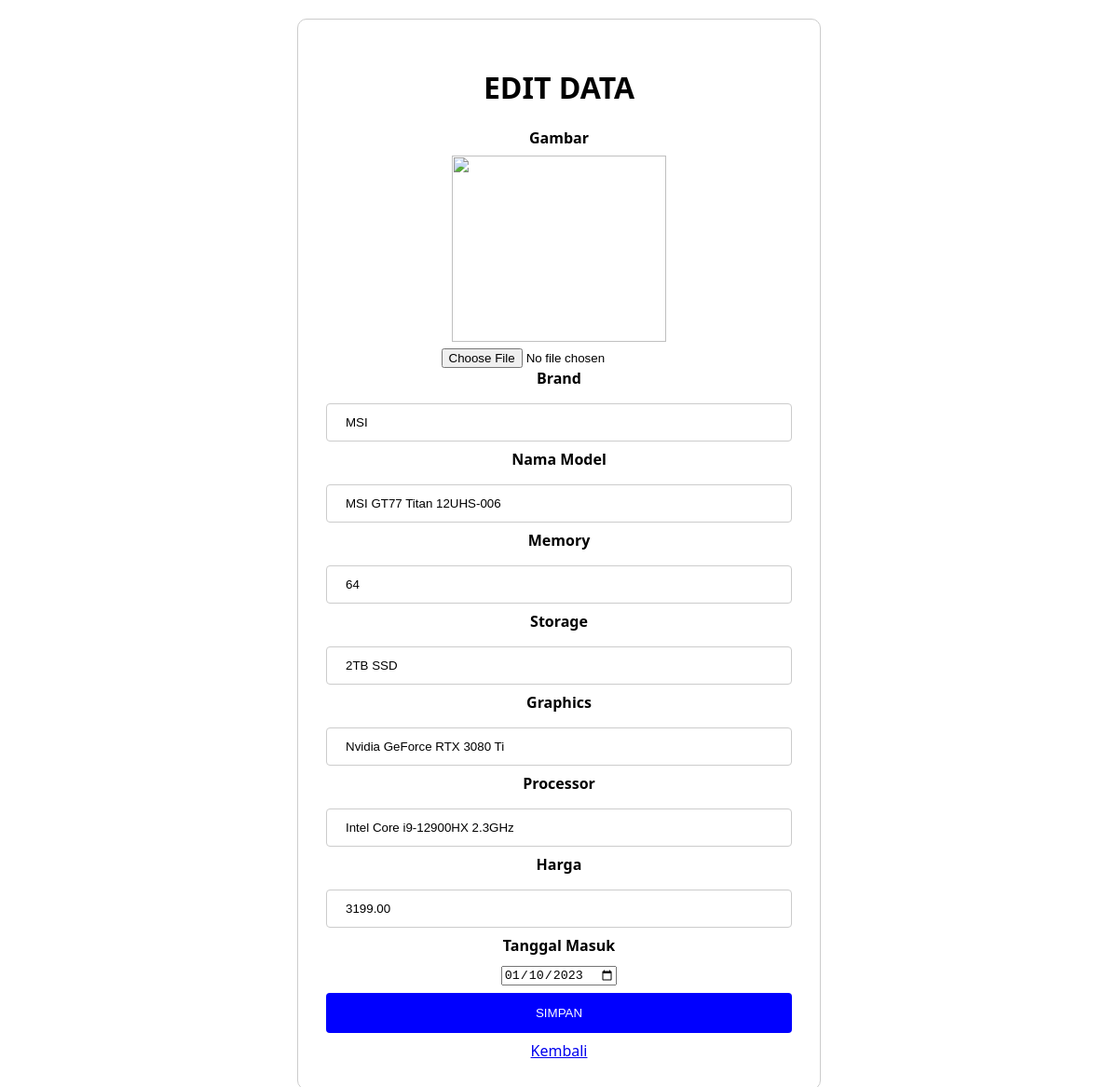
Before: /edit.php?id=9 (signed in) with the older database file.
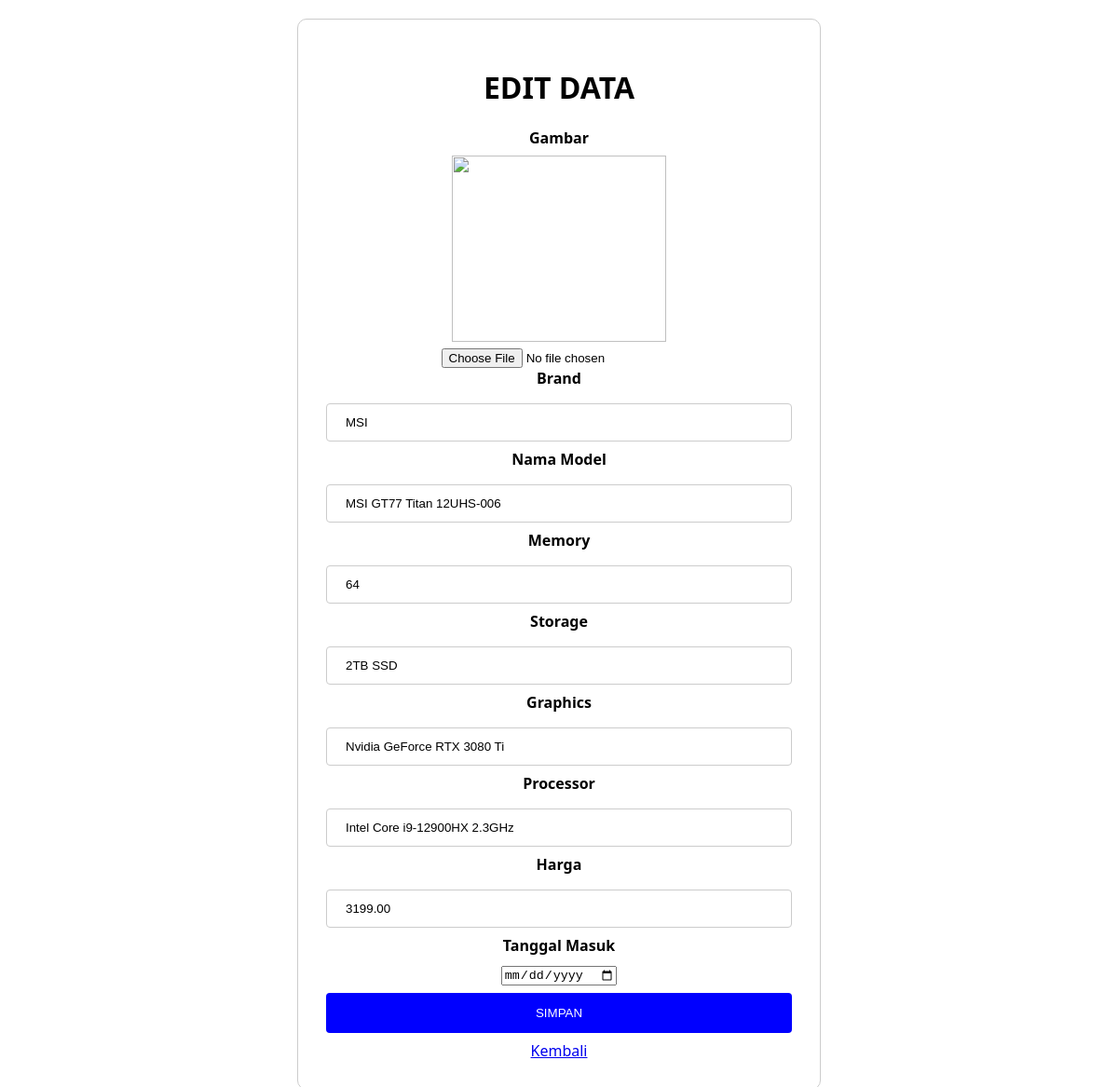
After: the same page with the newer database file.
### tables this page shows
CREATE TABLE `laptops` (
  `id` int(11) NOT NULL,
  `brand` varchar(255) NOT NULL,
  `image` varchar(255) NOT NULL,
  `model` varchar(255) NOT NULL,
  `price` decimal(10,2) NOT NULL,
  `processor` text NOT NULL,
  `memory` int(11) NOT NULL,
  `storage` varchar(255) NOT NULL,
  `graphics` varchar(255) NOT NULL,
  `date` text NOT NULL
);

### edit.php (the view, shortened to what this page needs)
<?php
include 'koneksi.php';
        $id= mysqli_escape_string($conn, $_GET['id']);
        $query = mysqli_query($conn,"SELECT * FROM laptops WHERE id = '$id'");
        if ($data = mysqli_fetch_array($query)) {
            $brand = mysqli_escape_string($conn, $data['brand']);
            $model = mysqli_escape_string($conn, $data['model']);
            $memory = mysqli_escape_string($conn, $data['memory']);
            $storage = mysqli_escape_string($conn, $data['storage']);
            $graphics = mysqli_escape_string($conn, $data['graphics']);
            $processor = mysqli_escape_string($conn, $data['processor']);
            $price = mysqli_escape_string($conn, $data['price']);
            $date = mysqli_escape_string($conn, $data['date']);
            $image = mysqli_escape_string($conn, $data['image']);
        }elseif(!$data){
          header("Location: index.php");
        }
?>
<!doctype html>
<html lang="en">
  <head>
  </head>
  <body>
    <div class="container" style="margin-top: 20px">
      <div class="row">
        <div class="col-md-8 offset-md-2">
          <div class="card">
            <div class="card-body">
              <form action="actionedit.php" method="POST" enctype="multipart/form-data">
                <h1>EDIT DATA</h1><input value="<?=$id?>" type="text" name="id" hidden>
                <label>Gambar</label>
                <img src="uploads/<?=$image?>" height="200" width="230"><br>
                <input type="file" name="file">
                <label>Brand</label>
                <input value="<?=$brand?>" type="text" name="brand" placeholder="Masukkan Brand" class="form-control"><label>Nama Model</label>
                <input value="<?=$model?>" type="text" name="model" placeholder="Masukkan Nama Model" class="form-control"><label>Memory</label>
                <input value="<?=$memory?>" type="number" name="memory" id="Memory" placeholder="Masukkan Memory" class="form-control"><label>Storage</label>
                <input value="<?=$storage?>" type="text" name="storage" placeholder="Masukkan Storage" class="form-control"><label>Graphics</label>
                <input value="<?=$graphics?>" type="text" name="graphics" placeholder="Masukkan Graphics" class="form-control"><label>Processor</label>
                <input value="<?=$processor?>" type="text" name="processor" placeholder="Masukkan processor" class="form-control"><label>Harga</label>
                <input value="<?=$price?>" type="text" name="price" placeholder="Masukkan Harga" ><label>Tanggal Masuk</label>
                <input value="<?=$date?>" type="date" name="date" placeholder="Masukkan Tanggal contoh 2023-01-19">
                <button type="submit" class="btn btn-success">SIMPAN</button>
                <a href="index.php" class="btn btn-warning">Kembali</a>
              </form>
            </div>
          </div>
        </div>
      </div>
    </div>
  </body>
</html>

Changed rows visible on the page:
changed laptops "MSI": date "01/10/2023" → (not shown)
